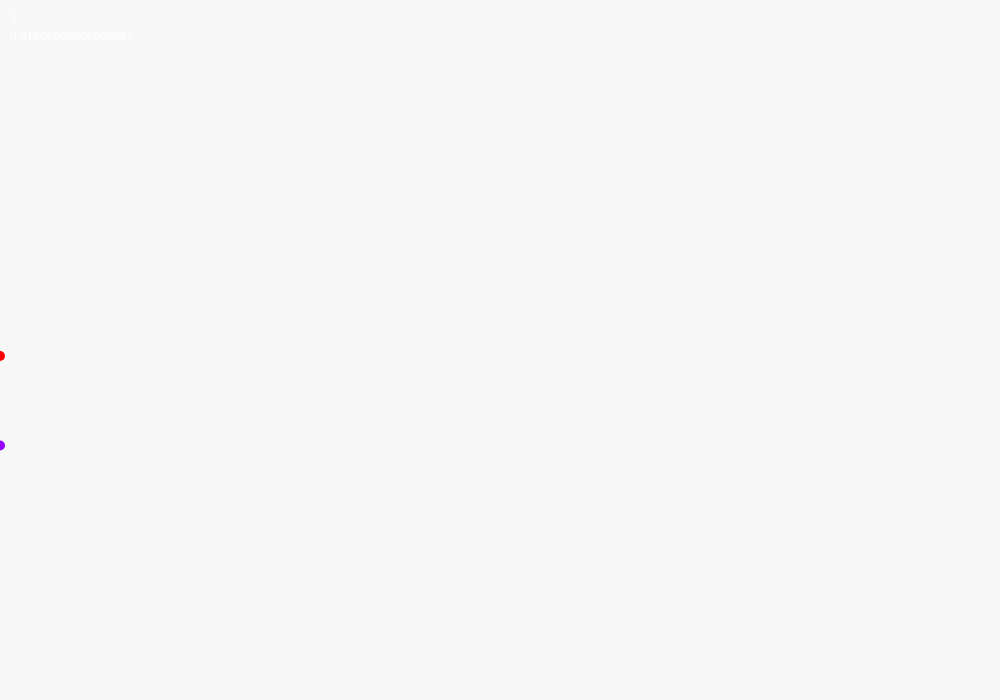
Frame 1 (no input)
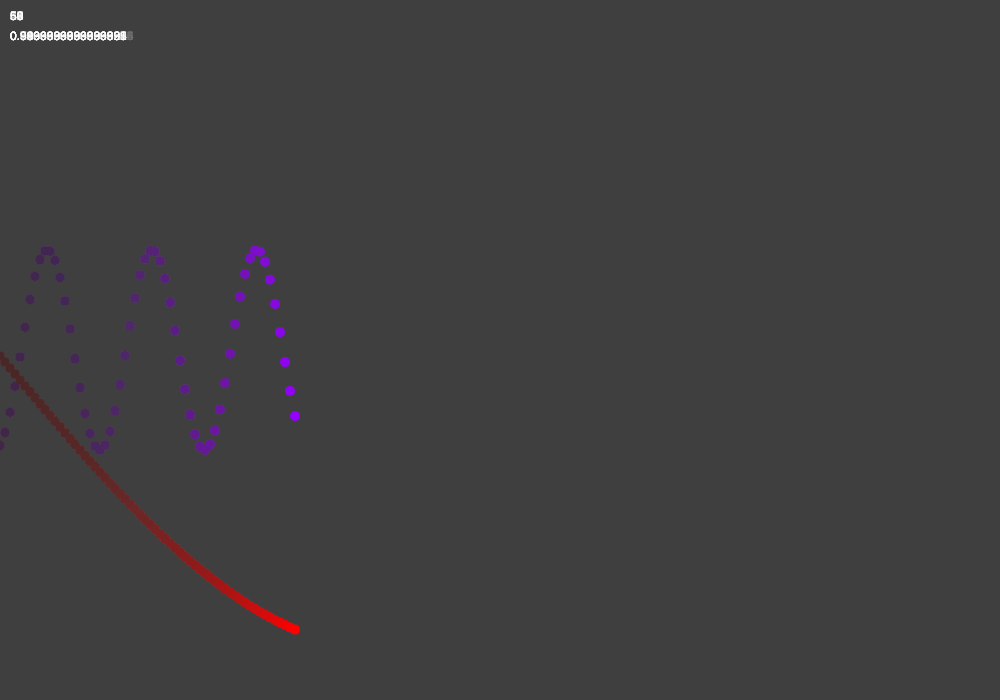
Frame 60 (no input)
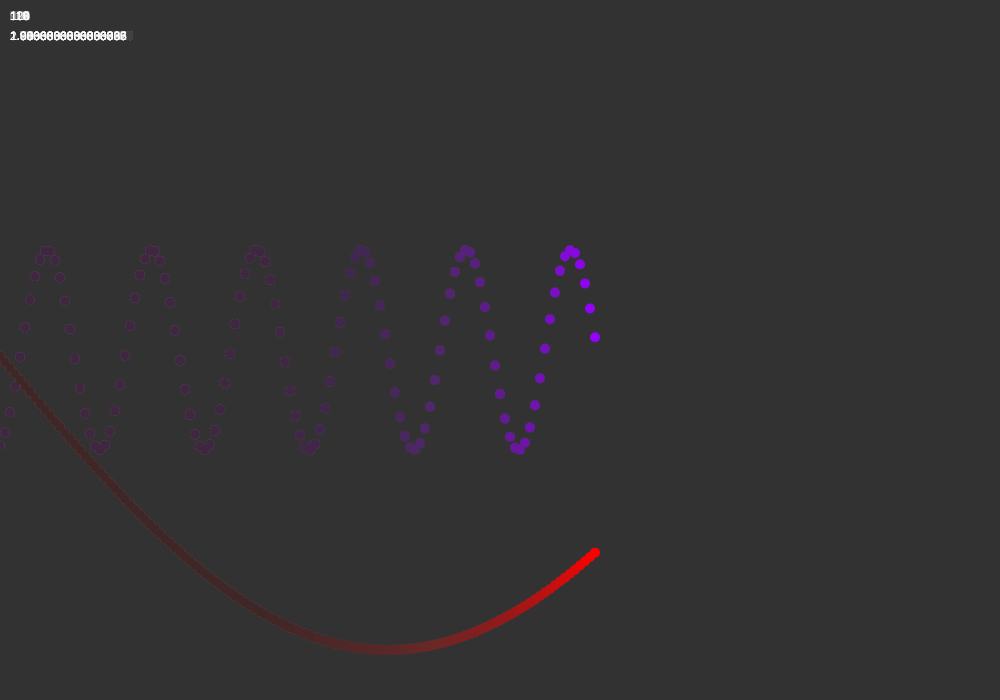
Frame 120 (the mouse pressed at the canvas centre since frame 60)

The p5.js sketch that drew these frames (run headless with seeded random() and noise() and a simulated clock; from frame 60 on, the mouse is pressed at the canvas centre):

// p5.js sketch
// ── sketch.js
var posX;
var posY;

function setup() {
  createCanvas(1000,700);
  noStroke();
  posX = 0;
  posY = 0;
  //angleMode(DEGREES);
}

function draw() {
  background(50, 10);
  
  fill(255);
  text(frameCount, 10 ,20);
  text(millis()*0.001, 10, 40);
  
  // sin -1 to 1
  // sin(value) * amplitude
  // cos(value) * amplitude
  
  // DEG: 0 - 360
  // RAD: 0 - 6.28..... (PI*2)
  
  // sin(changingValue*speed)*amplitude;
  
  // sineWave
  posY = height/2 + sin(frameCount*0.02)*300;
  fill(255,0,0);
  ellipse(posX, posY, 10,10);
  
  // cosineWave
  posY = height/2 + cos(frameCount*0.3)*100;
  fill(150,0,255);
  ellipse(posX, posY, 10,10);
  
  posX = posX + 5; // posX++; 
  if (posX > width) {
    posX = 0;
  }
}
